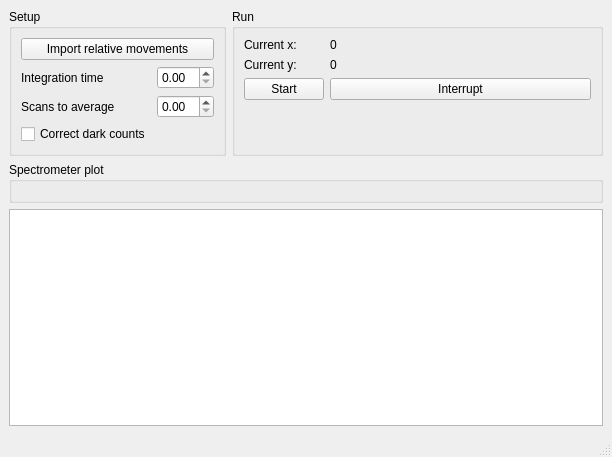
<?xml version="1.0" encoding="UTF-8"?>
<ui version="4.0">
 <class>MainWindow</class>
 <widget class="QMainWindow" name="MainWindow">
  <property name="geometry">
   <rect>
    <x>0</x>
    <y>0</y>
    <width>612</width>
    <height>457</height>
   </rect>
  </property>
  <property name="windowTitle">
   <string>MainWindow</string>
  </property>
  <widget class="QWidget" name="centralwidget">
   <layout class="QFormLayout" name="formLayout_3">
    <item row="0" column="0">
     <widget class="QGroupBox" name="groupBox">
      <property name="title">
       <string>Setup</string>
      </property>
      <layout class="QGridLayout" name="gridLayout">
       <item row="2" column="1">
        <widget class="QDoubleSpinBox" name="scans_to_avg_spinBox"/>
       </item>
       <item row="2" column="0">
        <widget class="QLabel" name="label_4">
         <property name="text">
          <string>Scans to average</string>
         </property>
        </widget>
       </item>
       <item row="1" column="0">
        <widget class="QLabel" name="label_3">
         <property name="text">
          <string>Integration time</string>
         </property>
        </widget>
       </item>
       <item row="0" column="0" colspan="2">
        <widget class="QPushButton" name="import_pushButton">
         <property name="text">
          <string>Import relative movements</string>
         </property>
        </widget>
       </item>
       <item row="1" column="1">
        <widget class="QDoubleSpinBox" name="intg_time_spinBox"/>
       </item>
       <item row="3" column="0">
        <widget class="QCheckBox" name="correct_dark_counts_checkBox">
         <property name="text">
          <string>Correct dark counts</string>
         </property>
        </widget>
       </item>
      </layout>
     </widget>
    </item>
    <item row="0" column="1">
     <widget class="QGroupBox" name="groupBox_2">
      <property name="title">
       <string>Run</string>
      </property>
      <layout class="QFormLayout" name="formLayout_2">
       <item row="0" column="0">
        <widget class="QLabel" name="label">
         <property name="text">
          <string>Current x:</string>
         </property>
        </widget>
       </item>
       <item row="2" column="0">
        <widget class="QLabel" name="label_2">
         <property name="text">
          <string>Current y:</string>
         </property>
        </widget>
       </item>
       <item row="2" column="1">
        <widget class="QLabel" name="y_position_label">
         <property name="text">
          <string>0</string>
         </property>
        </widget>
       </item>
       <item row="0" column="1">
        <widget class="QLabel" name="x_position_label">
         <property name="text">
          <string>0</string>
         </property>
        </widget>
       </item>
       <item row="3" column="0">
        <widget class="QPushButton" name="start_pushButton">
         <property name="text">
          <string>Start</string>
         </property>
        </widget>
       </item>
       <item row="3" column="1">
        <widget class="QPushButton" name="interrupt_pushButton">
         <property name="text">
          <string>Interrupt</string>
         </property>
        </widget>
       </item>
      </layout>
     </widget>
    </item>
    <item row="2" column="0" colspan="2">
     <widget class="QTextBrowser" name="textBrowser"/>
    </item>
    <item row="1" column="0" colspan="2">
     <widget class="QGroupBox" name="plot_groupBox">
      <property name="title">
       <string>Spectrometer plot</string>
      </property>
      <layout class="QGridLayout" name="gridLayout_2"/>
     </widget>
    </item>
   </layout>
  </widget>
  <widget class="QMenuBar" name="menubar">
   <property name="geometry">
    <rect>
     <x>0</x>
     <y>0</y>
     <width>612</width>
     <height>21</height>
    </rect>
   </property>
  </widget>
  <widget class="QStatusBar" name="statusbar"/>
 </widget>
 <resources/>
 <connections/>
</ui>
